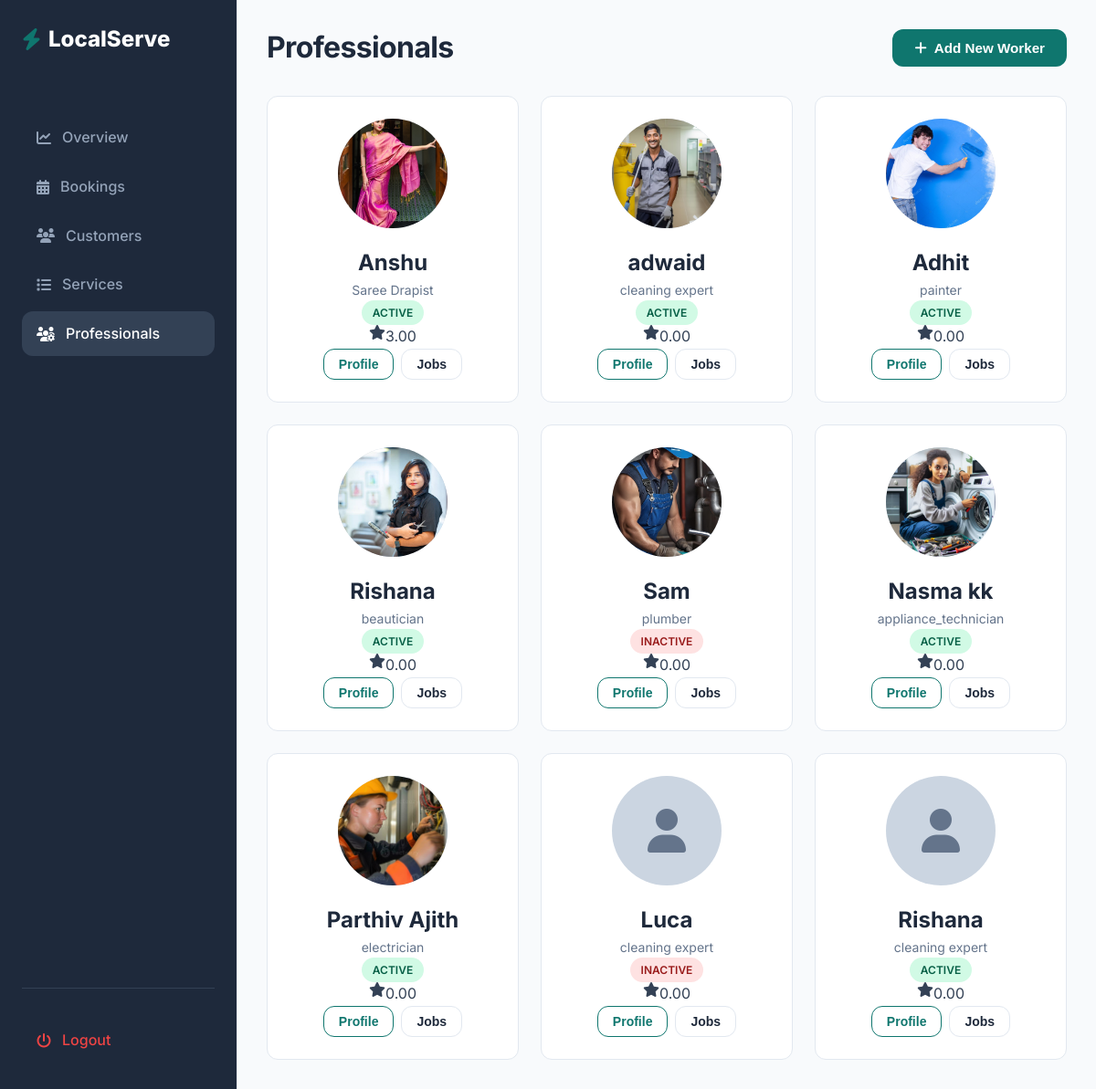
/services/admin_workers/, run on an earlier commit of the app's database.
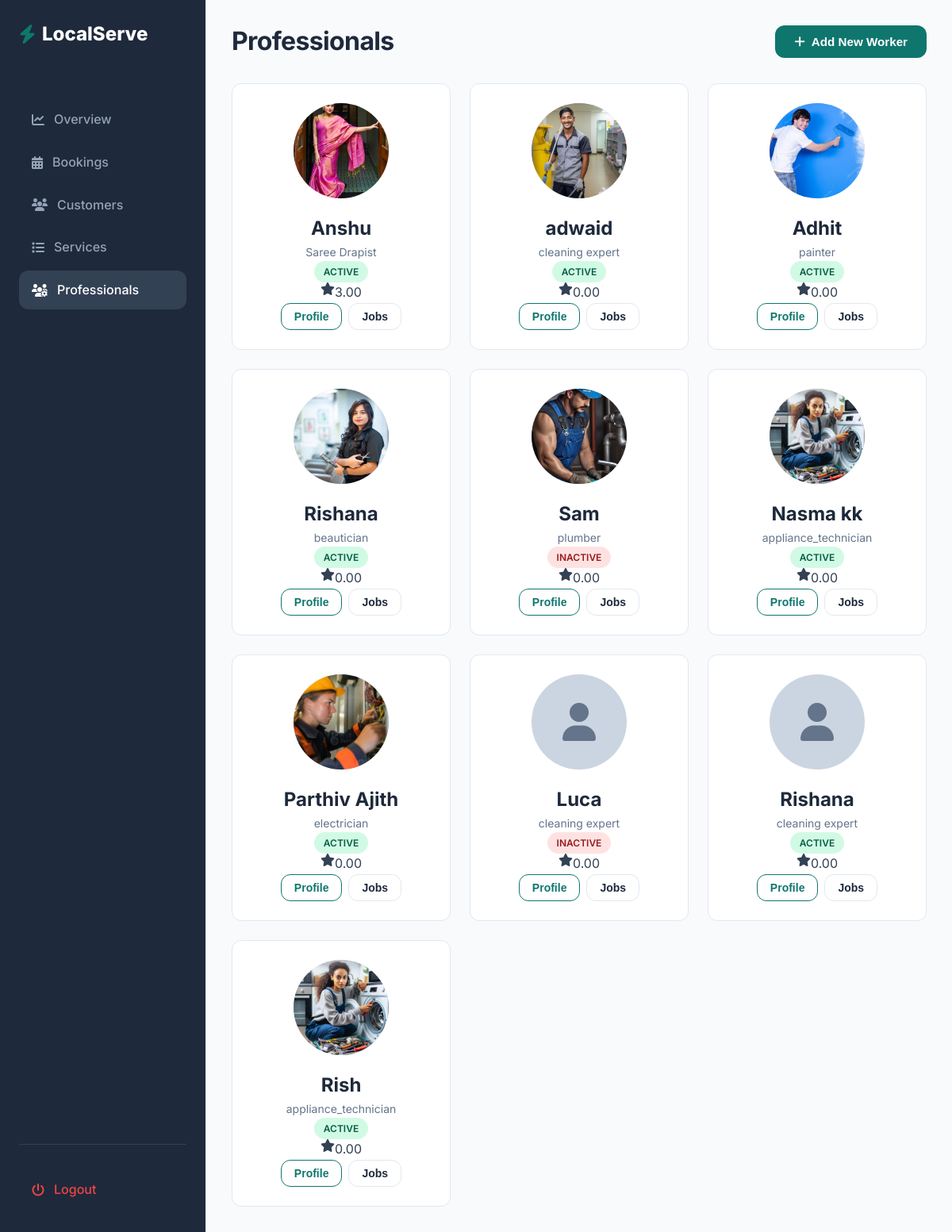
And on a later commit of the database.
### services/models.py (models this page shows, shortened)
class Worker(models.Model):
    ROLE_CHOICES = [
        ('cleaning expert','Cleaning Expert'),
        ('appliance_technician', 'Appliance Technician'),
        ('electrician', 'Electrician'),
        ('plumber', 'Plumber'),
        ('beautician', 'Beautician'),
        ('painter', 'Painter'),
    ]
    full_name = models.CharField(max_length=150)
    role = models.CharField(max_length=100,choices = ROLE_CHOICES)
    phone = models.CharField(max_length=20,unique=True)
    photo = models.ImageField(upload_to="workers/",blank=True,null=True)
    rating = models.DecimalField(max_digits=3,decimal_places=2,default=0.0)
    email = models.EmailField(blank=True)
    experiance_years = models.IntegerField(null=True, blank=True)
    location = models.CharField(max_length=100, blank=True)
    is_active = models.BooleanField(default=True)
    created_at = models.DateTimeField(auto_now_add=True)

### services/views.py (the view)
# urls.py: path('admin_workers/', views.admin_workers, name = "admin_workers"),
def admin_workers(request):
    workers = Worker.objects.all()
    return render(request, 'admin/workers/admin_workers.html',{'workers':workers})

### templates/admin/workers/admin_workers.html (shortened to what this page needs)
{% extends "base_admin.html" %}
    {% block content %}
        <div class="flex justify-between items-center" style="margin-bottom: 2rem;">
            <h2>Professionals</h2>
            <a href="{% url "add_worker" %}">
                <button class="btn btn-primary"><i class="fa-solid fa-plus"></i> Add New Worker</button>
            </a>
        </div>
        <div class="grid grid-cols-3 grid-gap">
            {% for worker in workers %}
            <div class="card text-center">
                <div
                    style="width: 120px; height: 120px; background: #CBD5E1; border-radius: 50%; margin: 0 auto 1.5rem; overflow: hidden; display: flex; align-items: center; justify-content: center;">
                    {% if worker.photo %}
                        <img src="{{ worker.photo.url }}" alt="{{ worker.full_name }}" style="width: 100%; height: 100%; object-fit: cover;">
                      {% else %}
                         <i class="fa-solid fa-user fa-3x text-light"></i>
                    {% endif %}
                </div>
                <h3 style="margin-bottom: 0.25rem;">{{ worker.full_name }}</h3>
                <p class="text-light text-sm mb-2">{{ worker.role }}</p>
                {% if worker.is_active %}
                    <span class="badge badge-success">Active</span>
                {% else %}
                    <span class="badge badge-danger">Inactive</span>
                {% endif %}
                <div class="flex justify-center gap-xs text-warning mb-2">
                    <i class="fa-solid fa-star"></i> {{ worker.rating }}
                </div>
                <div class="flex justify-center gap-sm mt-3">
                    <a href="{% url 'worker_profile' worker.id %}">
                        <button class="btn btn-outline btn-sm">Profile</button>
                    </a>
                    <a href="{% url "worker_jobs" worker.id %}">
                        <button class="btn btn-secondary btn-sm">Jobs</button>
                    </a>
                </div>
            </div>
            {% empty %}
                <p class="text-light">No workers added yet</p>
            {% endfor %}
            </div>
    {% endblock %}

### templates/base_admin.html (shortened to what this page needs)
{% load static %}
<!DOCTYPE html>
<html lang="en">
<head>
    <link rel="stylesheet" href="{% static 'css/style.css' %}">
    <link rel="stylesheet" href="https://cdnjs.cloudflare.com/ajax/libs/font-awesome/6.4.0/css/all.min.css">
</head>
<body>
    <div class="dashboard-layout">
    {% include "sidebar/adminsidebar.html" %}
    <main class="dashboard-content">
        {% block content %}
        {% endblock %}
    </main>
</div>
</body>
</html>

### templates/sidebar/adminsidebar.html
<aside class="sidebar admin-sidebar">
            <a href="index.html" class="logo" style="margin-bottom: 2rem;">
                <i class="fa-solid fa-bolt text-primary"></i>
                <span style="color: white;">LocalServe</span>
            </a>
            <div class="sidebar-menu">
                <a href="{% url 'admin_dashboard' %}" class="sidebar-item {% if request.resolver_match.url_name == 'admin_dashboard' %}active{% endif %}"><i class="fa-solid fa-chart-line"></i>
                    Overview</a>
                <a href="{% url 'admin_booking' %}" class="sidebar-item {% if request.resolver_match.url_name == 'admin_booking' %}active{% endif %}"><i class="fa-solid fa-calendar-days"></i>
                    Bookings</a>
                <a href="{% url "admin_customers" %}" class="sidebar-item {% if request.resolver_match.url_name == 'admin_customers' %}active{% endif %}"><i class="fa-solid fa-users"></i>
                    Customers</a>
                <a href="{% url 'admin_services' %}" class="sidebar-item {% if request.resolver_match.url_name == 'admin_services' %}active{% endif %}"><i class="fa-solid fa-list"></i> Services</a>
                <a href="{% url 'admin_workers' %}" class="sidebar-item {% if request.resolver_match.url_name == 'admin_workers' %}active{% endif %}"><i class="fa-solid fa-users-gear"></i>
                    Professionals</a>
            </div>
            <div style="margin-top: auto; padding-top: 2rem; border-top: 1px solid #334155;">
                <a href="{% url "logout_user" %}" class="sidebar-item" style="color: #EF4444;">
                    <i class="fa-solid fa-power-off"></i> Logout
                </a>
            </div>
</aside>

### static/css/style.css (style rules this page uses)
:root { --color-primary: #0F766E; --color-primary-dark: #0F5F57; --color-primary-light: #CCFBF1; --color-secondary: #0F172A; --color-accent: #F59E0B; --color-bg: #F8FAFC; --color-surface: #FFFFFF; --color-border: #E2E8F0; --color-text: #334155; --color-text-dark: #1E293B; --color-text-light: #64748B; --color-text-white: #FFFFFF; --color-success: #10B981; --color-warning: #F59E0B; --color-danger: #EF4444; --color-info: #3B82F6; --spacing-xs: 0.25rem; --spacing-sm: 0.5rem; --spacing-md: 1rem; --spacing-lg: 1.5rem; --spacing-xl: 3rem; --radius-sm: 6px; --radius-md: 12px; --radius-lg: 20px; --radius-full: 9999px; --shadow-sm: 0 1px 2px 0 rgba(0, 0, 0, 0.05); --shadow-md: 0 4px 6px -1px rgba(0, 0, 0, 0.1), 0 2px 4px -1px rgba(0, 0, 0, 0.06); --shadow-lg: 0 10px 15px -3px rgba(0, 0, 0, 0.1), 0 4px 6px -2px rgba(0, 0, 0, 0.05); --shadow-hover: 0 20px 25px -5px rgba(0, 0, 0, 0.1), 0 10px 10px -5px rgba(0, 0, 0, 0.04); --transition: all 0.2s cubic-bezier(0.4, 0, 0.2, 1); --header-height: 80px; --max-width: 1200px; }
*, *::before, *::after { box-sizing: border-box; margin: 0; padding: 0; }
body { font-family: 'Inter', sans-serif; background-color: var(--color-bg); color: var(--color-text); line-height: 1.6; -webkit-font-smoothing: antialiased; }
a { text-decoration: none; color: inherit; transition: var(--transition); }
img { max-width: 100%; border-radius: var(--radius-sm); display: block; }
.flex { display: flex; }
.items-center { align-items: center; }
.justify-between { justify-content: space-between; }
.justify-center { justify-content: center; }
.gap-sm { gap: var(--spacing-sm); }
.grid { display: grid; }
.grid-cols-3 { grid-template-columns: repeat(3, 1fr); }
.grid-gap { gap: var(--spacing-lg); }
h1, h2, h3, h4, h5, h6 { color: var(--color-text-dark); font-weight: 700; line-height: 1.2; }
h2 { font-size: 2rem; letter-spacing: -0.02em; }
h3 { font-size: 1.5rem; }
.text-primary { color: var(--color-primary); }
.text-light { color: var(--color-text-light); }
.text-center { text-align: center; }
.text-sm { font-size: 0.875rem; }
.btn { display: inline-flex; align-items: center; justify-content: center; padding: 0.75rem 1.5rem; border-radius: var(--radius-md); font-weight: 600; cursor: pointer; transition: var(--transition); border: none; font-size: 0.95rem; gap: 0.5rem; }
.btn-primary { background-color: var(--color-primary); color: white; }
.btn-secondary { background-color: white; color: var(--color-text-dark); border: 1px solid var(--color-border); }
.btn-outline { background-color: transparent; border: 1px solid var(--color-primary); color: var(--color-primary); }
.btn-sm { padding: 0.5rem 1rem; font-size: 0.875rem; }
.card { background: var(--color-surface); border-radius: var(--radius-md); border: 1px solid var(--color-border); padding: var(--spacing-lg); transition: var(--transition); }
.logo { font-size: 1.5rem; font-weight: 800; color: var(--color-primary); display: flex; align-items: center; gap: 0.5rem; }
.logo span { color: var(--color-secondary); }
.badge { display: inline-block; padding: 0.25rem 0.75rem; border-radius: 50px; font-size: 0.75rem; font-weight: 600; text-transform: uppercase; }
.badge-success { background: #D1FAE5; color: #065F46; }
.badge-danger { background: #FEE2E2; color: #991B1B; }
.dashboard-layout { display: grid; grid-template-columns: 260px 1fr; min-height: 100vh; }
.sidebar { background: white; border-right: 1px solid var(--color-border); padding: 1.5rem; display: flex; flex-direction: column; }
.sidebar-menu { margin-top: 2rem; }
.sidebar-item { display: flex; align-items: center; gap: 0.75rem; padding: 0.75rem 1rem; color: var(--color-text); border-radius: var(--radius-md); margin-bottom: 0.25rem; font-weight: 500; }
.sidebar-item:hover, .sidebar-item.active { background: var(--color-primary-light); color: var(--color-primary-dark); }
.dashboard-content { padding: 2rem; }

### templates/base_admin.html (style rules this page uses)
.admin-sidebar { background: #1E293B; color: #94A3B8; }
.admin-sidebar .sidebar-item { color: #94A3B8; }
.admin-sidebar .sidebar-item:hover, .admin-sidebar .sidebar-item.active { background: #334155; color: white; }

What changed in the data, as far as the page shows it:
added Worker: photo (picture), full_name "Rish", role "appliance_technician", is_active "ACTIVE", rating "0.00"
